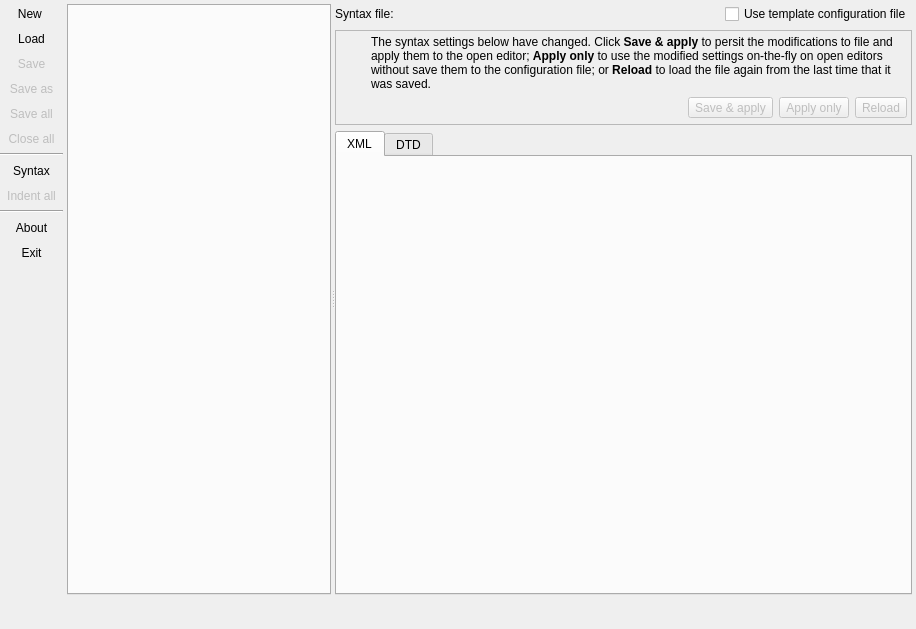
<?xml version="1.0" encoding="UTF-8"?>
<ui version="4.0">
 <class>SyntaxCheckerForm</class>
 <widget class="QWidget" name="SyntaxCheckerForm">
  <property name="geometry">
   <rect>
    <x>0</x>
    <y>0</y>
    <width>916</width>
    <height>629</height>
   </rect>
  </property>
  <property name="minimumSize">
   <size>
    <width>800</width>
    <height>600</height>
   </size>
  </property>
  <property name="windowTitle">
   <string>pgModeler Syntax Checker</string>
  </property>
  <property name="windowIcon">
   <iconset resource="../../../libs/libgui/res/resources.qrc">
    <normaloff>:/images/images/schemafile.png</normaloff>:/images/images/schemafile.png</iconset>
  </property>
  <layout class="QGridLayout" name="gridLayout_3">
   <property name="leftMargin">
    <number>0</number>
   </property>
   <property name="topMargin">
    <number>0</number>
   </property>
   <property name="rightMargin">
    <number>0</number>
   </property>
   <property name="bottomMargin">
    <number>4</number>
   </property>
   <property name="horizontalSpacing">
    <number>4</number>
   </property>
   <property name="verticalSpacing">
    <number>6</number>
   </property>
   <item row="0" column="1">
    <widget class="QSplitter" name="h_splitter">
     <property name="orientation">
      <enum>Qt::Horizontal</enum>
     </property>
     <property name="handleWidth">
      <number>4</number>
     </property>
     <property name="childrenCollapsible">
      <bool>false</bool>
     </property>
     <widget class="QFrame" name="frame">
      <layout class="QGridLayout" name="gridLayout">
       <property name="leftMargin">
        <number>0</number>
       </property>
       <property name="topMargin">
        <number>4</number>
       </property>
       <property name="rightMargin">
        <number>0</number>
       </property>
       <property name="bottomMargin">
        <number>0</number>
       </property>
       <property name="spacing">
        <number>6</number>
       </property>
       <item row="0" column="0">
        <widget class="QTabWidget" name="editors_tbw">
         <property name="maximumSize">
          <size>
           <width>16777215</width>
           <height>16777215</height>
          </size>
         </property>
         <property name="tabPosition">
          <enum>QTabWidget::North</enum>
         </property>
         <property name="tabsClosable">
          <bool>true</bool>
         </property>
        </widget>
       </item>
      </layout>
     </widget>
     <widget class="QFrame" name="frame_2">
      <layout class="QGridLayout" name="gridLayout_2">
       <property name="leftMargin">
        <number>0</number>
       </property>
       <property name="topMargin">
        <number>4</number>
       </property>
       <property name="rightMargin">
        <number>4</number>
       </property>
       <property name="bottomMargin">
        <number>0</number>
       </property>
       <property name="spacing">
        <number>6</number>
       </property>
       <item row="0" column="0">
        <widget class="QLabel" name="label_2">
         <property name="sizePolicy">
          <sizepolicy hsizetype="Fixed" vsizetype="Preferred">
           <horstretch>0</horstretch>
           <verstretch>0</verstretch>
          </sizepolicy>
         </property>
         <property name="text">
          <string>Syntax file:</string>
         </property>
        </widget>
       </item>
       <item row="0" column="1" colspan="3">
        <widget class="QWidget" name="syntax_conf_wgt" native="true">
         <property name="sizePolicy">
          <sizepolicy hsizetype="Expanding" vsizetype="Preferred">
           <horstretch>0</horstretch>
           <verstretch>0</verstretch>
          </sizepolicy>
         </property>
        </widget>
       </item>
       <item row="1" column="0" colspan="5">
        <widget class="QFrame" name="alert_frm">
         <property name="sizePolicy">
          <sizepolicy hsizetype="Preferred" vsizetype="Fixed">
           <horstretch>0</horstretch>
           <verstretch>0</verstretch>
          </sizepolicy>
         </property>
         <property name="minimumSize">
          <size>
           <width>0</width>
           <height>0</height>
          </size>
         </property>
         <property name="frameShape">
          <enum>QFrame::StyledPanel</enum>
         </property>
         <property name="frameShadow">
          <enum>QFrame::Raised</enum>
         </property>
         <layout class="QGridLayout" name="gridLayout_4">
          <property name="leftMargin">
           <number>4</number>
          </property>
          <property name="topMargin">
           <number>4</number>
          </property>
          <property name="rightMargin">
           <number>4</number>
          </property>
          <property name="bottomMargin">
           <number>6</number>
          </property>
          <property name="spacing">
           <number>6</number>
          </property>
          <item row="1" column="3">
           <widget class="QToolButton" name="save_conf_tb">
            <property name="enabled">
             <bool>false</bool>
            </property>
            <property name="text">
             <string>Save &amp;&amp; apply</string>
            </property>
            <property name="icon">
             <iconset resource="../../../libs/libgui/res/resources.qrc">
              <normaloff>:/icons/icons/save.png</normaloff>:/icons/icons/save.png</iconset>
            </property>
            <property name="iconSize">
             <size>
              <width>22</width>
              <height>22</height>
             </size>
            </property>
            <property name="toolButtonStyle">
             <enum>Qt::ToolButtonTextBesideIcon</enum>
            </property>
           </widget>
          </item>
          <item row="0" column="0">
           <widget class="QLabel" name="label_6">
            <property name="minimumSize">
             <size>
              <width>25</width>
              <height>25</height>
             </size>
            </property>
            <property name="maximumSize">
             <size>
              <width>24</width>
              <height>24</height>
             </size>
            </property>
            <property name="text">
             <string/>
            </property>
            <property name="textFormat">
             <enum>Qt::AutoText</enum>
            </property>
            <property name="pixmap">
             <pixmap resource="../../../libs/libgui/res/resources.qrc">:/icons/icons/alert.png</pixmap>
            </property>
            <property name="scaledContents">
             <bool>true</bool>
            </property>
           </widget>
          </item>
          <item row="1" column="4">
           <widget class="QToolButton" name="apply_conf_tb">
            <property name="enabled">
             <bool>false</bool>
            </property>
            <property name="text">
             <string>Apply only</string>
            </property>
            <property name="icon">
             <iconset resource="../../../libs/libgui/res/resources.qrc">
              <normaloff>:/icons/icons/confirm.png</normaloff>:/icons/icons/confirm.png</iconset>
            </property>
            <property name="iconSize">
             <size>
              <width>22</width>
              <height>22</height>
             </size>
            </property>
            <property name="toolButtonStyle">
             <enum>Qt::ToolButtonTextBesideIcon</enum>
            </property>
           </widget>
          </item>
          <item row="1" column="5">
           <widget class="QToolButton" name="reload_conf_tb">
            <property name="enabled">
             <bool>false</bool>
            </property>
            <property name="text">
             <string>Reload</string>
            </property>
            <property name="icon">
             <iconset resource="../../../libs/libgui/res/resources.qrc">
              <normaloff>:/icons/icons/refresh.png</normaloff>:/icons/icons/refresh.png</iconset>
            </property>
            <property name="iconSize">
             <size>
              <width>22</width>
              <height>22</height>
             </size>
            </property>
            <property name="toolButtonStyle">
             <enum>Qt::ToolButtonTextBesideIcon</enum>
            </property>
           </widget>
          </item>
          <item row="0" column="1" colspan="5">
           <widget class="QLabel" name="hint_lbl">
            <property name="sizePolicy">
             <sizepolicy hsizetype="Preferred" vsizetype="Preferred">
              <horstretch>0</horstretch>
              <verstretch>0</verstretch>
             </sizepolicy>
            </property>
            <property name="font">
             <font>
              <weight>50</weight>
              <bold>false</bold>
              <underline>false</underline>
              <strikeout>false</strikeout>
              <kerning>true</kerning>
             </font>
            </property>
            <property name="text">
             <string>The syntax settings below have changed. Click &lt;strong&gt;Save &amp; apply&lt;/strong&gt; to persit the modifications to file and apply them to the open editor; &lt;strong&gt;Apply only&lt;/strong&gt; to use the modified settings on-the-fly on open editors without save them to the configuration file; or &lt;strong&gt;Reload&lt;/strong&gt; to load the file again from the last time that it was saved.</string>
            </property>
            <property name="wordWrap">
             <bool>true</bool>
            </property>
           </widget>
          </item>
          <item row="1" column="0" colspan="3">
           <spacer name="horizontalSpacer">
            <property name="orientation">
             <enum>Qt::Horizontal</enum>
            </property>
            <property name="sizeHint" stdset="0">
             <size>
              <width>40</width>
              <height>20</height>
             </size>
            </property>
           </spacer>
          </item>
         </layout>
        </widget>
       </item>
       <item row="0" column="4">
        <widget class="QCheckBox" name="use_tmpl_file_chk">
         <property name="sizePolicy">
          <sizepolicy hsizetype="Fixed" vsizetype="Fixed">
           <horstretch>0</horstretch>
           <verstretch>0</verstretch>
          </sizepolicy>
         </property>
         <property name="toolTip">
          <string>&lt;p&gt;Instead of loading the configuration file at user's local storage, loads the template one inside the pgModeler's installation folder.&lt;/p&gt;</string>
         </property>
         <property name="text">
          <string>Use template configuration file</string>
         </property>
        </widget>
       </item>
       <item row="2" column="0" colspan="5">
        <widget class="QTabWidget" name="tabWidget">
         <property name="currentIndex">
          <number>0</number>
         </property>
         <widget class="QWidget" name="tab">
          <attribute name="title">
           <string>XML</string>
          </attribute>
          <layout class="QVBoxLayout" name="verticalLayout">
           <property name="spacing">
            <number>6</number>
           </property>
           <property name="leftMargin">
            <number>4</number>
           </property>
           <property name="topMargin">
            <number>4</number>
           </property>
           <property name="rightMargin">
            <number>4</number>
           </property>
           <property name="bottomMargin">
            <number>4</number>
           </property>
           <item>
            <widget class="QWidget" name="syntax_wgt" native="true">
             <property name="sizePolicy">
              <sizepolicy hsizetype="Preferred" vsizetype="Expanding">
               <horstretch>0</horstretch>
               <verstretch>0</verstretch>
              </sizepolicy>
             </property>
             <property name="maximumSize">
              <size>
               <width>16777215</width>
               <height>16777215</height>
              </size>
             </property>
            </widget>
           </item>
          </layout>
         </widget>
         <widget class="QWidget" name="tab_2">
          <attribute name="title">
           <string>DTD</string>
          </attribute>
          <layout class="QVBoxLayout" name="verticalLayout_2">
           <property name="spacing">
            <number>6</number>
           </property>
           <property name="leftMargin">
            <number>4</number>
           </property>
           <property name="topMargin">
            <number>4</number>
           </property>
           <property name="rightMargin">
            <number>4</number>
           </property>
           <property name="bottomMargin">
            <number>4</number>
           </property>
           <item>
            <widget class="QWidget" name="dtd_wgt" native="true">
             <property name="sizePolicy">
              <sizepolicy hsizetype="Preferred" vsizetype="Expanding">
               <horstretch>0</horstretch>
               <verstretch>0</verstretch>
              </sizepolicy>
             </property>
             <property name="maximumSize">
              <size>
               <width>16777215</width>
               <height>16777215</height>
              </size>
             </property>
            </widget>
           </item>
          </layout>
         </widget>
        </widget>
       </item>
      </layout>
     </widget>
    </widget>
   </item>
   <item row="0" column="0">
    <widget class="QWidget" name="bnts_parent_wgt" native="true">
     <property name="sizePolicy">
      <sizepolicy hsizetype="Fixed" vsizetype="Preferred">
       <horstretch>0</horstretch>
       <verstretch>0</verstretch>
      </sizepolicy>
     </property>
     <property name="minimumSize">
      <size>
       <width>0</width>
       <height>0</height>
      </size>
     </property>
     <layout class="QGridLayout" name="gridLayout_9">
      <property name="leftMargin">
       <number>0</number>
      </property>
      <property name="topMargin">
       <number>3</number>
      </property>
      <property name="rightMargin">
       <number>0</number>
      </property>
      <property name="bottomMargin">
       <number>3</number>
      </property>
      <property name="spacing">
       <number>4</number>
      </property>
      <item row="6" column="0">
       <widget class="Line" name="separator_ln_2">
        <property name="orientation">
         <enum>Qt::Horizontal</enum>
        </property>
       </widget>
      </item>
      <item row="9" column="0">
       <widget class="Line" name="separator_ln">
        <property name="orientation">
         <enum>Qt::Horizontal</enum>
        </property>
       </widget>
      </item>
      <item row="3" column="0">
       <widget class="QToolButton" name="save_as_tb">
        <property name="enabled">
         <bool>false</bool>
        </property>
        <property name="sizePolicy">
         <sizepolicy hsizetype="Preferred" vsizetype="Fixed">
          <horstretch>0</horstretch>
          <verstretch>0</verstretch>
         </sizepolicy>
        </property>
        <property name="minimumSize">
         <size>
          <width>0</width>
          <height>0</height>
         </size>
        </property>
        <property name="toolTip">
         <string>Save changes to another file</string>
        </property>
        <property name="text">
         <string>Save as</string>
        </property>
        <property name="icon">
         <iconset resource="../../../libs/libgui/res/resources.qrc">
          <normaloff>:/icons/icons/saveas.png</normaloff>:/icons/icons/saveas.png</iconset>
        </property>
        <property name="iconSize">
         <size>
          <width>25</width>
          <height>25</height>
         </size>
        </property>
        <property name="toolButtonStyle">
         <enum>Qt::ToolButtonTextUnderIcon</enum>
        </property>
        <property name="autoRaise">
         <bool>true</bool>
        </property>
       </widget>
      </item>
      <item row="11" column="0">
       <widget class="QToolButton" name="exit_tb">
        <property name="enabled">
         <bool>true</bool>
        </property>
        <property name="sizePolicy">
         <sizepolicy hsizetype="Preferred" vsizetype="Fixed">
          <horstretch>0</horstretch>
          <verstretch>0</verstretch>
         </sizepolicy>
        </property>
        <property name="minimumSize">
         <size>
          <width>0</width>
          <height>0</height>
         </size>
        </property>
        <property name="text">
         <string>Exit</string>
        </property>
        <property name="icon">
         <iconset resource="../../../libs/libgui/res/resources.qrc">
          <normaloff>:/icons/icons/exit.png</normaloff>:/icons/icons/exit.png</iconset>
        </property>
        <property name="iconSize">
         <size>
          <width>25</width>
          <height>25</height>
         </size>
        </property>
        <property name="toolButtonStyle">
         <enum>Qt::ToolButtonTextUnderIcon</enum>
        </property>
        <property name="autoRaise">
         <bool>true</bool>
        </property>
       </widget>
      </item>
      <item row="0" column="0">
       <widget class="QToolButton" name="new_tb">
        <property name="enabled">
         <bool>true</bool>
        </property>
        <property name="sizePolicy">
         <sizepolicy hsizetype="Preferred" vsizetype="Fixed">
          <horstretch>0</horstretch>
          <verstretch>0</verstretch>
         </sizepolicy>
        </property>
        <property name="minimumSize">
         <size>
          <width>0</width>
          <height>0</height>
         </size>
        </property>
        <property name="toolTip">
         <string>Open a new editor</string>
        </property>
        <property name="text">
         <string>New </string>
        </property>
        <property name="icon">
         <iconset resource="../../../libs/libgui/res/resources.qrc">
          <normaloff>:/icons/icons/new.png</normaloff>:/icons/icons/new.png</iconset>
        </property>
        <property name="iconSize">
         <size>
          <width>25</width>
          <height>25</height>
         </size>
        </property>
        <property name="shortcut">
         <string>Ctrl+N</string>
        </property>
        <property name="toolButtonStyle">
         <enum>Qt::ToolButtonTextUnderIcon</enum>
        </property>
        <property name="autoRaise">
         <bool>true</bool>
        </property>
       </widget>
      </item>
      <item row="2" column="0">
       <widget class="QToolButton" name="save_tb">
        <property name="enabled">
         <bool>false</bool>
        </property>
        <property name="sizePolicy">
         <sizepolicy hsizetype="Preferred" vsizetype="Fixed">
          <horstretch>0</horstretch>
          <verstretch>0</verstretch>
         </sizepolicy>
        </property>
        <property name="minimumSize">
         <size>
          <width>0</width>
          <height>0</height>
         </size>
        </property>
        <property name="toolTip">
         <string>Save changes</string>
        </property>
        <property name="text">
         <string>Save</string>
        </property>
        <property name="icon">
         <iconset resource="../../../libs/libgui/res/resources.qrc">
          <normaloff>:/icons/icons/save.png</normaloff>:/icons/icons/save.png</iconset>
        </property>
        <property name="iconSize">
         <size>
          <width>25</width>
          <height>25</height>
         </size>
        </property>
        <property name="shortcut">
         <string>Ctrl+S</string>
        </property>
        <property name="toolButtonStyle">
         <enum>Qt::ToolButtonTextUnderIcon</enum>
        </property>
        <property name="autoRaise">
         <bool>true</bool>
        </property>
       </widget>
      </item>
      <item row="1" column="0">
       <widget class="QToolButton" name="load_tb">
        <property name="enabled">
         <bool>true</bool>
        </property>
        <property name="sizePolicy">
         <sizepolicy hsizetype="Preferred" vsizetype="Fixed">
          <horstretch>0</horstretch>
          <verstretch>0</verstretch>
         </sizepolicy>
        </property>
        <property name="minimumSize">
         <size>
          <width>0</width>
          <height>0</height>
         </size>
        </property>
        <property name="toolTip">
         <string>Load files</string>
        </property>
        <property name="text">
         <string>Load</string>
        </property>
        <property name="icon">
         <iconset resource="../../../libs/libgui/res/resources.qrc">
          <normaloff>:/icons/icons/open.png</normaloff>:/icons/icons/open.png</iconset>
        </property>
        <property name="iconSize">
         <size>
          <width>25</width>
          <height>25</height>
         </size>
        </property>
        <property name="shortcut">
         <string>Ctrl+L</string>
        </property>
        <property name="toolButtonStyle">
         <enum>Qt::ToolButtonTextUnderIcon</enum>
        </property>
        <property name="autoRaise">
         <bool>true</bool>
        </property>
       </widget>
      </item>
      <item row="37" column="0">
       <spacer name="verticalSpacer">
        <property name="orientation">
         <enum>Qt::Vertical</enum>
        </property>
        <property name="sizeHint" stdset="0">
         <size>
          <width>20</width>
          <height>40</height>
         </size>
        </property>
       </spacer>
      </item>
      <item row="10" column="0">
       <widget class="QToolButton" name="about_tb">
        <property name="enabled">
         <bool>true</bool>
        </property>
        <property name="sizePolicy">
         <sizepolicy hsizetype="Preferred" vsizetype="Fixed">
          <horstretch>0</horstretch>
          <verstretch>0</verstretch>
         </sizepolicy>
        </property>
        <property name="minimumSize">
         <size>
          <width>0</width>
          <height>0</height>
         </size>
        </property>
        <property name="text">
         <string>About</string>
        </property>
        <property name="icon">
         <iconset resource="../../../libs/libgui/res/resources.qrc">
          <normaloff>:/icons/icons/help.png</normaloff>:/icons/icons/help.png</iconset>
        </property>
        <property name="iconSize">
         <size>
          <width>25</width>
          <height>25</height>
         </size>
        </property>
        <property name="shortcut">
         <string>F1</string>
        </property>
        <property name="toolButtonStyle">
         <enum>Qt::ToolButtonTextUnderIcon</enum>
        </property>
        <property name="autoRaise">
         <bool>true</bool>
        </property>
       </widget>
      </item>
      <item row="7" column="0">
       <widget class="QToolButton" name="syntax_tb">
        <property name="enabled">
         <bool>true</bool>
        </property>
        <property name="sizePolicy">
         <sizepolicy hsizetype="Preferred" vsizetype="Fixed">
          <horstretch>0</horstretch>
          <verstretch>0</verstretch>
         </sizepolicy>
        </property>
        <property name="minimumSize">
         <size>
          <width>0</width>
          <height>0</height>
         </size>
        </property>
        <property name="toolTip">
         <string>Choose the syntax highlighting mode</string>
        </property>
        <property name="text">
         <string>Syntax</string>
        </property>
        <property name="icon">
         <iconset resource="../../../libs/libgui/res/resources.qrc">
          <normaloff>:/icons/icons/xmlcode.png</normaloff>:/icons/icons/xmlcode.png</iconset>
        </property>
        <property name="iconSize">
         <size>
          <width>25</width>
          <height>25</height>
         </size>
        </property>
        <property name="popupMode">
         <enum>QToolButton::InstantPopup</enum>
        </property>
        <property name="toolButtonStyle">
         <enum>Qt::ToolButtonTextUnderIcon</enum>
        </property>
        <property name="autoRaise">
         <bool>true</bool>
        </property>
        <property name="arrowType">
         <enum>Qt::NoArrow</enum>
        </property>
       </widget>
      </item>
      <item row="8" column="0">
       <widget class="QToolButton" name="indent_all_tb">
        <property name="enabled">
         <bool>false</bool>
        </property>
        <property name="sizePolicy">
         <sizepolicy hsizetype="Preferred" vsizetype="Fixed">
          <horstretch>0</horstretch>
          <verstretch>0</verstretch>
         </sizepolicy>
        </property>
        <property name="minimumSize">
         <size>
          <width>0</width>
          <height>0</height>
         </size>
        </property>
        <property name="toolTip">
         <string>Apply identation to all open editors</string>
        </property>
        <property name="text">
         <string>Indent all</string>
        </property>
        <property name="icon">
         <iconset resource="../../../libs/libgui/res/resources.qrc">
          <normaloff>:/icons/icons/ident.png</normaloff>:/icons/icons/ident.png</iconset>
        </property>
        <property name="iconSize">
         <size>
          <width>25</width>
          <height>25</height>
         </size>
        </property>
        <property name="toolButtonStyle">
         <enum>Qt::ToolButtonTextUnderIcon</enum>
        </property>
        <property name="autoRaise">
         <bool>true</bool>
        </property>
       </widget>
      </item>
      <item row="4" column="0">
       <widget class="QToolButton" name="save_all_tb">
        <property name="enabled">
         <bool>false</bool>
        </property>
        <property name="sizePolicy">
         <sizepolicy hsizetype="Preferred" vsizetype="Fixed">
          <horstretch>0</horstretch>
          <verstretch>0</verstretch>
         </sizepolicy>
        </property>
        <property name="minimumSize">
         <size>
          <width>0</width>
          <height>0</height>
         </size>
        </property>
        <property name="toolTip">
         <string/>
        </property>
        <property name="text">
         <string>Save all</string>
        </property>
        <property name="icon">
         <iconset resource="../../../libs/libgui/res/resources.qrc">
          <normaloff>:/icons/icons/saveall.png</normaloff>:/icons/icons/saveall.png</iconset>
        </property>
        <property name="iconSize">
         <size>
          <width>25</width>
          <height>25</height>
         </size>
        </property>
        <property name="toolButtonStyle">
         <enum>Qt::ToolButtonTextUnderIcon</enum>
        </property>
        <property name="autoRaise">
         <bool>true</bool>
        </property>
       </widget>
      </item>
      <item row="5" column="0">
       <widget class="QToolButton" name="close_all_tb">
        <property name="enabled">
         <bool>false</bool>
        </property>
        <property name="sizePolicy">
         <sizepolicy hsizetype="Preferred" vsizetype="Fixed">
          <horstretch>0</horstretch>
          <verstretch>0</verstretch>
         </sizepolicy>
        </property>
        <property name="minimumSize">
         <size>
          <width>0</width>
          <height>0</height>
         </size>
        </property>
        <property name="toolTip">
         <string/>
        </property>
        <property name="text">
         <string>Close all</string>
        </property>
        <property name="icon">
         <iconset resource="../../../libs/libgui/res/resources.qrc">
          <normaloff>:/icons/icons/close.png</normaloff>:/icons/icons/close.png</iconset>
        </property>
        <property name="iconSize">
         <size>
          <width>25</width>
          <height>25</height>
         </size>
        </property>
        <property name="toolButtonStyle">
         <enum>Qt::ToolButtonTextUnderIcon</enum>
        </property>
        <property name="autoRaise">
         <bool>true</bool>
        </property>
       </widget>
      </item>
     </layout>
    </widget>
   </item>
   <item row="1" column="0" colspan="2">
    <layout class="QGridLayout" name="buttons_lt">
     <property name="leftMargin">
      <number>4</number>
     </property>
     <property name="topMargin">
      <number>2</number>
     </property>
     <property name="rightMargin">
      <number>4</number>
     </property>
     <property name="bottomMargin">
      <number>2</number>
     </property>
     <property name="spacing">
      <number>6</number>
     </property>
     <item row="0" column="0">
      <widget class="QLabel" name="label">
       <property name="sizePolicy">
        <sizepolicy hsizetype="Preferred" vsizetype="Fixed">
         <horstretch>0</horstretch>
         <verstretch>0</verstretch>
        </sizepolicy>
       </property>
       <property name="minimumSize">
        <size>
         <width>127</width>
         <height>0</height>
        </size>
       </property>
       <property name="styleSheet">
        <string notr="true"/>
       </property>
       <property name="text">
        <string/>
       </property>
       <property name="textFormat">
        <enum>Qt::PlainText</enum>
       </property>
       <property name="pixmap">
        <pixmap resource="../../../libs/libgui/res/resources.qrc">:/images/images/pgmodeler_name.png</pixmap>
       </property>
      </widget>
     </item>
     <item row="0" column="1">
      <spacer name="horizontalSpacer_4">
       <property name="orientation">
        <enum>Qt::Horizontal</enum>
       </property>
       <property name="sizeHint" stdset="0">
        <size>
         <width>40</width>
         <height>20</height>
        </size>
       </property>
      </spacer>
     </item>
    </layout>
   </item>
  </layout>
 </widget>
 <resources>
  <include location="../../../libs/libgui/res/resources.qrc"/>
 </resources>
 <connections/>
</ui>
